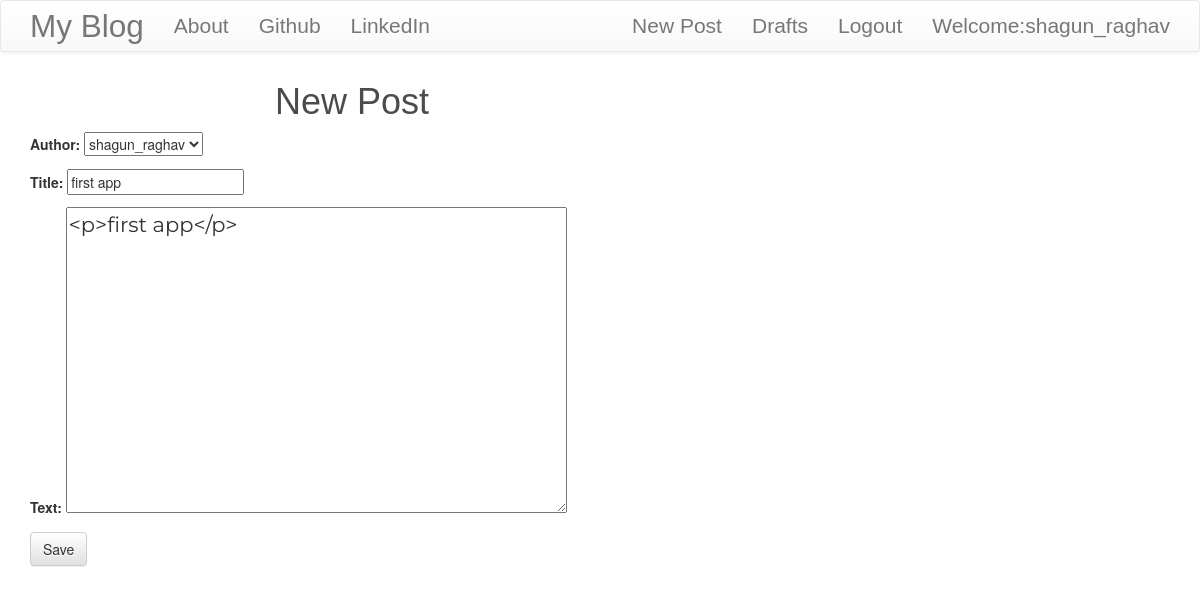
Screenshot of /post/3/edit/ (signed in) with the database file from the repository.
### blog/models.py (models this page shows, shortened)
class Post(models.Model):
	author=models.ForeignKey('auth.User',on_delete=models.CASCADE)
	title=models.CharField(max_length=200)
	text=models.TextField()
	created_date=models.DateTimeField(default=timezone.now)
	published_date=models.DateTimeField(blank=True,null=True)

### blog/views.py (the view)
# urls.py: path('post/<int:pk>/edit/',views.PostUpdateView.as_view(),name='post_edit'),
class PostUpdateView(LoginRequiredMixin,UpdateView):
	login_url='/login/'
	redirect_field_name='blog/post_detail.html'
	form_class=PostForm
	model=Post

### blog/forms.py
class PostForm(forms.ModelForm):
	class Meta():
		model=Post
		fields=('author','title','text')
		widgets={
		'title':forms.TextInput(attrs={'class':'textinputclass'}),
		'text':forms.Textarea(attrs={'class':'editable medium-editor-textarea postcontent'})
		}

### blog/templates/blog/post_form.html (shortened to what this page needs)
{% extends 'blog/base.html' %}
{% block content%}
<h1>New Post</h1>
<form class="post-form" method="POST">
	{{form.as_p}}
	<button type="submit" class="save btn btn-default ">Save</button>
</form>
{% endblock %}

### blog/templates/blog/base.html (shortened to what this page needs)
<!DOCTYPE html>
{% load static %}
<html>
<head>
<link rel="stylesheet" href="https://maxcdn.bootstrapcdn.com/bootstrap/3.3.7/css/bootstrap.min.css">
<link rel="stylesheet" href="https://maxcdn.bootstrapcdn.com/bootstrap/3.3.7/css/bootstrap-theme.min.css">
<link rel="stylesheet" href="//cdn.jsdelivr.net/npm/medium-editor@latest/dist/css/medium-editor.min.css" type="text/css" media="screen" charset="utf-8">
<link rel="stylesheet" type="text/css" href="{% static 'css/blog.css'%}">
</head>
<body class="loader">
<nav class="navbar navbar-default techfont custom-navbar">
	<div class="container">
		<ul class="nav navbar-nav">
		<li><a href="{% url 'post_list'%}" class="navbar-brand bigbrand">My Blog</a></li>
		<li><a href="{% url 'about'%}">About</a></li>
		<li><a href="https://github.com/">Github</a></li>
		<li><a href="https://in.linkedin.com/">LinkedIn</a></li>
	</ul>
	<ul class="nav navbar-nav navbar-right">
		{% if user.is_authenticated %}
			<li>
				<a href="{% url 'post_new' %}">New Post</a>
			</li>
			<li>
				<a href="{% url 'post_draft_list' %}">Drafts</a>
			</li>
			<li>
				<a href="{% url 'logout' %}">Logout</a>
			</li>
			<li>
				<a >Welcome:{{user.username}}</a>
			</li>
			{% else %}
			<li><a href="{% url 'login'%}" class="nav navbar-right">
				<spna class='glyphicon glyphicon-user'>	</a></li>
		{% endif %}
	</ul>
	</div>
		</nav>
<div class='content container'>
	<div class="row">
		<div class="col-md-8">
			<div class="blog_posts">
				{% block content%}
				{% endblock %}
			</div>
		</div>
	</div>
</div>
</body>
</html>

### blog/static/css/blog.css (style rules this page uses)
h1 { font-family: Oak,sans-serif; color: rgba(0,0,0,0.7); position:relative; top:calc(50% - 80px); left:calc(50% - 130px); }
.techfont { font-family: 'Russo One',sans-serif; font-size: 1.5em; margin-bottom: 10px; }
.bigbrand { font-size: 1.5em; }
.postcontent { font-family: 'Montserrat'; font-size: 1.5em; }
.loader { filter:hue-rotate(0deg); color:linear-gradient(45deg,#0f8,#08f); animation:hue 10000ms infinite linear; }

### rows the page displays
Post: author "shagun_raghav", title "first app", text "<p>first app</p>"

### other values shown
{{ user.username }} "shagun_raghav"
